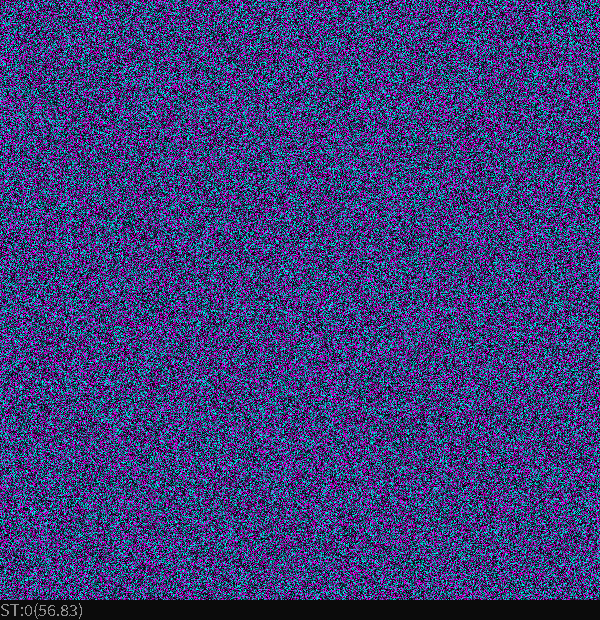
Frame 1 (no input)
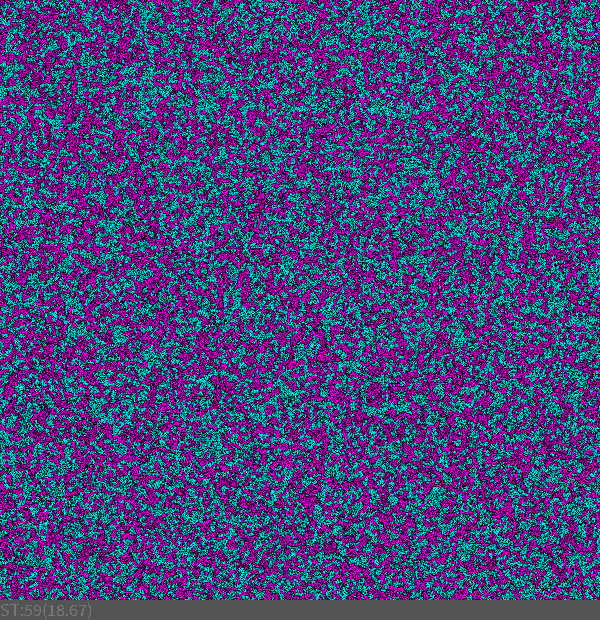
Frame 60 (the mouse pressed at the canvas centre just before this capture)
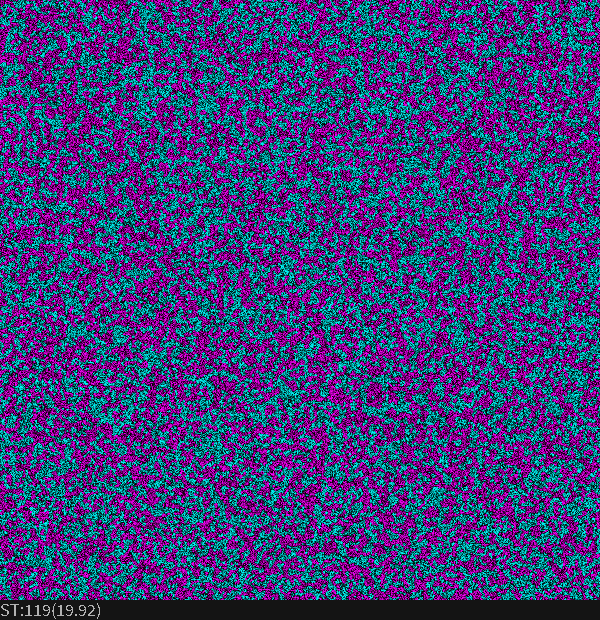
Frame 120 (the mouse held since frame 60 and released just before this capture)

The Processing sketch that drew these frames (run headless with seeded random() and noise(); from frame 60 on, the mouse is pressed at the canvas centre):

// Processing sketch: synchronic2DsocialImpact
// ── synchronic2DsocialImpact.pde
/// "Cellular Nowak-Latane Social Impact" <=> "Nearest Neigh. Social Impact with strength"
/// Two-dimensional, synchronous cellular automaton
//*/////////////////////////////////////////////////////////////////////////////////////////

final int     WorldSide=600;    //Side length of simulation world (square)
final float   Dens=0.50;        //.01; //Initial density in the lattice World
final boolean withMoore=true;   //neighborhood with the corners of the square
final int     MaxStrength=100;  //Maximum persuasive power

int FR=20; //desired simulation speed

int[][] Strength=new int[WorldSide][WorldSide]; //cogency/credibility/persuasive power

int[][] WorldOld=new int[WorldSide][WorldSide]; //Current attitude
int[][] WorldNew=new int[WorldSide][WorldSide]; //New or previous attitude

void setup()
{
  size(600, 620); //squre canvas
  noSmooth();     //much faster drawing
  frameRate(FR);
  initialisation(); //Initial state of the model
}

int t=0; // is global

void draw() // modifies global t
{  
  visualisation3();
  status(); 
  syncStep(); 
  t++; //next step
}

void initialisation()
{
  for (int i=0; i<WorldSide; i++) 
    for (int j=0; j<WorldSide; j++) 
    {
      if (random(1.0)<Dens)
      {
        WorldOld[i][j]=1;
      }
      WorldNew[i][j]=-1;
      Strength[i][j]=(int)(random(MaxStrength));
    }
}

void visualisation1()
{
  for (int i=0; i<WorldSide; i++)
    for (int j=0; j<WorldSide; j++) 
    {                      
      switch(WorldOld[i][j]) { 
      case 1:
        stroke(255, 255, 0); //Yellow
        break; 
      case 0:
        stroke(0, 0, 0); //black
        break;
      default: 
        stroke(255, 0, 0); //"emergency color" - RED
        break;
      } 
      point(i, j);
    }
}

void visualisation2()
{
  for (int i=0; i<WorldSide; i++)
    for (int j=0; j<WorldSide; j++)
      if (WorldOld[i][j] != WorldNew[i][j])
      {                      
        switch(WorldOld[i][j]) { 
        case 1:
          stroke((100+t*10)%256, (100+t*10)%256, 0); //yellow shades
          break; 
        case 0:
          stroke(0, 0, (100+t*10)%256); //blue shades
          break; 
        default: 
          stroke(255, 0, 0); //"emergency color" - RED
          break;
        } 
        point(i, j);
      }
}

void visualisation3()
{
  float mult=255.0/MaxStrength;

  for (int i=0; i<WorldSide; i++)
    for (int j=0; j<WorldSide; j++)
      if (WorldOld[i][j] != WorldNew[i][j])
      {                      
        float stre=mult*Strength[i][j]; //print(stre+" ");
        switch(WorldOld[i][j]) { 
        case 1:
          stroke(stre, 0, stre); //magenta shades
          break; 
        case 0:
          stroke(0, stre, stre); //cyan shades
          break; 
        default: 
          stroke(255, 0, 0);         //"emergency color" - RED
          break;
        } 
        point(i, j);
      }
}

void syncStep() // uses global WorldOld,WorldNew 
{ //Synchronous step a la classic CA.
  for (int i=0; i<WorldSide; i++)
  { // RULE: you assume a state more common in your vicinity
    int right = (i+1) % WorldSide, left  = (WorldSide+i-1) % WorldSide;      

    for (int j=0; j<WorldSide; j++)
    {
      int dw=(j+1) % WorldSide, up=(WorldSide+j-1) % WorldSide;   
      int sum0  = 0; //sum of 0 strength of neighbors
      int sum1  = 0; //sum of 1 strength of neighbors

      if (WorldOld[left][j]==0 ) sum0+=Strength[left][j]; 
      else sum1+=Strength[left][j];
      if (WorldOld[right][j]==0) sum0+=Strength[right][j]; 
      else sum1+=Strength[right][j];
      if (WorldOld[i][up]==0) sum0+=Strength[i][up]; 
      else sum1+=Strength[i][up];
      if (WorldOld[i][dw]==0) sum0+=Strength[i][dw]; 
      else sum1+=Strength[i][dw];

      if (withMoore)
      {
        if (WorldOld[left][up]==0) sum0+=Strength[left][up]; 
        else sum1+=Strength[left][up];
        if (WorldOld[right][up]==0) sum0+=Strength[right][up]; 
        else sum1+=Strength[right][up];
        if (WorldOld[left][dw]==0) sum0+=Strength[left][dw]; 
        else sum1+=Strength[left][dw];
        if (WorldOld[right][dw]==0) sum0+=Strength[right][dw]; 
        else sum1+=Strength[right][dw];
      }

      if (WorldOld[i][j]==0) sum0+=Strength[i][j]; //SELF INFLUENCE
      else sum1+=Strength[i][j];

      if (sum0!=sum1) //What about equal? 
      {
        if (sum0>sum1) WorldNew[i][j]=0; //WITHOUT OUTSIDE if WE HAVE SMALL BIAS HERE!
        else WorldNew[i][j]=1;
      } else  WorldNew[i][j]=WorldOld[i][j];
    }
  }

  // Swap the arrays
  int[][] WorldTmp=WorldOld;
  WorldOld=WorldNew;
  WorldNew=WorldTmp;
}

void status()
{
  fill(random(128));
  noStroke();
  rect(0, height, width, -20);
  fill(random(255));
  textSize(18);
  textAlign(LEFT, BOTTOM);
  text("ST:"+t+"("+nf(frameRate,0, 2)+")", 0, height);
}


/// @date 2025-11-10 (https://github.com/borkowsk/bookProcessingEN/)
